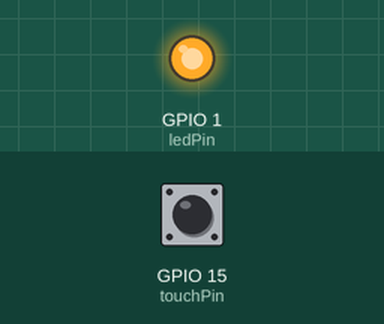
This sketch was run on a simulated ESP32. Shown: output pins drawn as LEDs (lit = HIGH). The inputs (shaded band) are chosen by the test bench; at power-on: GPIO 15 (touchPin) HIGH.

Above: at 2.2 s.
2.3 s: GPIO 15 (touchPin) pulled LOW for 0.6 s
At 2.9 s:
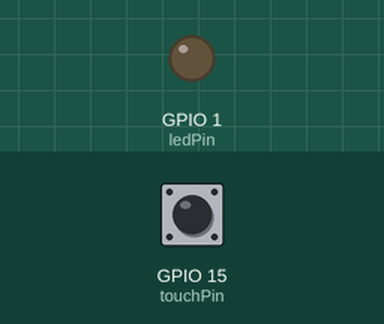
4.5 s: GPIO 15 (touchPin) pulled LOW for 3.2 s
At 9.3 s:
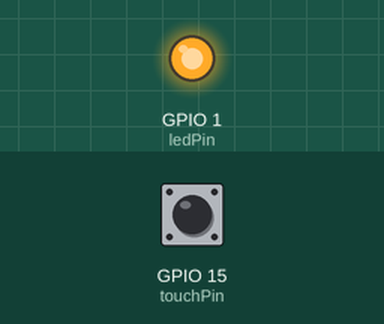
Timing chart, 0 to 10.8 s (numbered marks = the images above; inputs shaded):
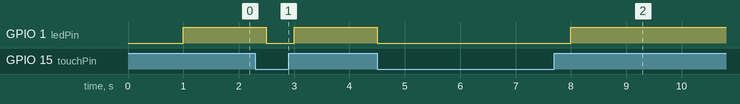

Measured:
- after the input at 2.3 s, GPIO 1 (ledPin): HIGH → LOW after 0.20 s, → HIGH 0.50 s later
- after the input at 4.5 s, GPIO 1 (ledPin): HIGH → LOW at once, → HIGH 3.5 s later

The sketch:

TouchSensor.ino
```cpp
// Aikaisemmasta blink-ohjelmasta käytetään tietoa hyväksi ja laitetaan led = 1 eikä 5.
// Onkohan kosketussensori 15? (cheat sheetin mukaan on... toimii!)

// Inisiasi nomor pin
const int touchPin = 15;
const int ledPin = 1;
//const int ledPin = 5;
// Nilai treshold/ toleransi sentuh
const int threshold = 35;
// Variabel untuk menyimpan nilai yang dibaca sensor
int touchValue;
void setup(){
  delay(1000);   // Menginisiasi ledPin sebagai output
  pinMode (ledPin, OUTPUT);
}
void loop(){
  // Membaca nilai sensor
  touchValue = touchRead(touchPin);

  if(touchValue < threshold){
    digitalWrite(ledPin, LOW);
  }  // Apabila touchValue < treshold (sedang tidak disentuh),
  else{
    digitalWrite(ledPin, HIGH);
  }
  delay(500);
}
```
